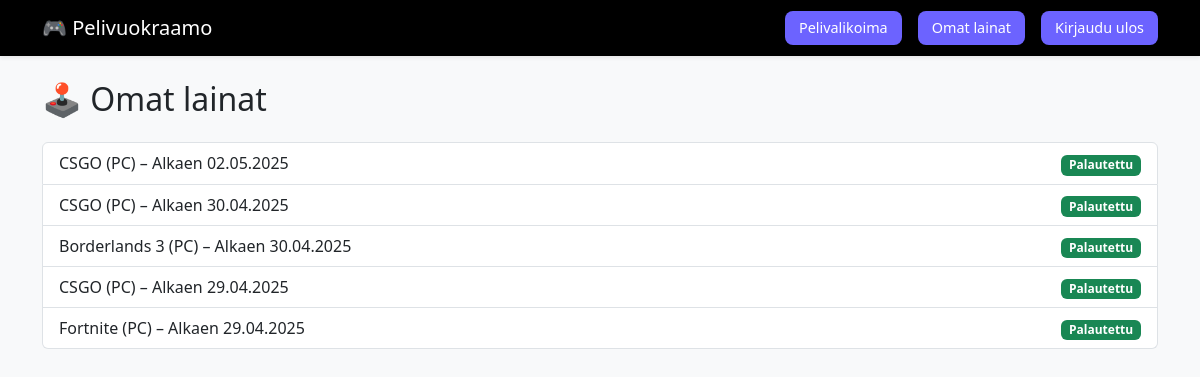
The app's page /loans/ (signed in), older data.
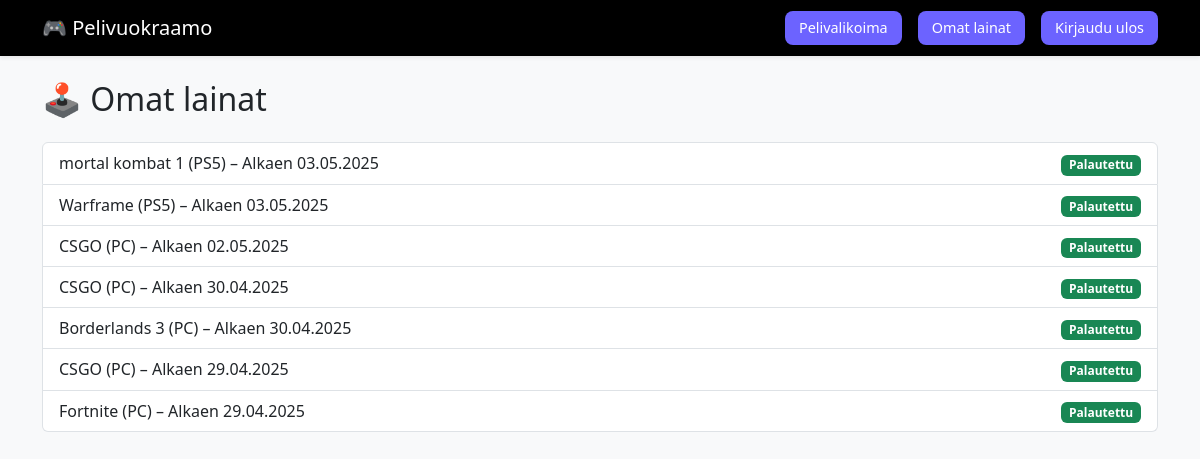
The same page, newer data.
### vuokraus/models.py (models this page shows, shortened)
class Loan(models.Model):
    user = models.ForeignKey(User, on_delete=models.RESTRICT)
    game = models.ForeignKey(Game, on_delete=models.RESTRICT)
    loan_date = models.DateTimeField(auto_now_add=True)
    due_date = models.DateTimeField()
    returned_at = models.DateTimeField(null=True, blank=True)
    class Meta:
        indexes = [
            models.Index(fields=["user"]),
            models.Index(fields=["game"]),
            models.Index(fields=["returned_at"]),
        ]
        constraints = [
            models.UniqueConstraint(
                fields=["user", "game"],
                condition=models.Q(returned_at__isnull=True),
                name="unique_active_loan"
            )
        ]

class Game(models.Model):
    title = models.CharField(max_length=200)
    platform = models.ForeignKey(Platform, on_delete=models.RESTRICT)
    genre = models.ManyToManyField(Genre)
    age_rating = models.PositiveSmallIntegerField()
    cover_image = models.ImageField(upload_to=cover_upload_path, null=True, blank=True)
    description = models.TextField()
    class Meta:
        indexes = [
            models.Index(fields=["title"]),
            models.Index(fields=["platform"]),
        ]

class Platform(models.Model):
    name = models.CharField(max_length=50, unique=True)
    class Meta:
        indexes = [models.Index(fields=["name"])]

### vuokraus/views.py (the view)
# urls.py: path('loans/', LoanHistoryView.as_view(), name="loan_history"),
class LoanHistoryView(LoginRequiredMixin, ListView):
    model = Loan
    template_name = "vuokraus/loan_history.html"
    context_object_name = "loans"
    def get_queryset(self):
        return Loan.objects.filter(user=self.request.user).order_by("-loan_date")

### vuokraus/templates/vuokraus/loan_history.html
{% extends 'base.html' %}
{% block content %}
<h2 class="mb-4">🕹️ Omat lainat</h2>
<ul class="list-group">
    {% for loan in loans %}
    <li class="list-group-item d-flex justify-content-between align-items-center">
        <div>
            {{ loan.game.title }} ({{ loan.game.platform.name }}) – Alkaen {{ loan.loan_date|date:"d.m.Y" }}
        </div>
        <div>
            {% if loan.returned_at %}
                <span class="badge bg-success">Palautettu</span>
            {% else %}
                <a href="{% url 'return_game' loan.pk %}" class="btn btn-sm btn-danger">Palauta</a>
            {% endif %}
        </div>
    </li>
    {% endfor %}
</ul>
{% endblock %}

Row changes from the older to the newer data that the page shows:
added Loan: game "mortal kombat 1", game.platform.name "PS5", loan_date "03.05.2025", shows "Palautettu"
added Loan: game "Warframe", game.platform.name "PS5", loan_date "03.05.2025", shows "Palautettu"
